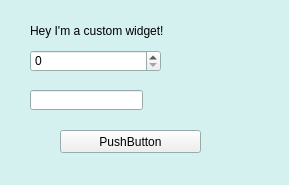
<?xml version="1.0" encoding="UTF-8"?>
<ui version="4.0">
 <class>MyCustomWidget</class>
 <widget class="QWidget" name="MyCustomWidget">
  <property name="geometry">
   <rect>
    <x>0</x>
    <y>0</y>
    <width>289</width>
    <height>185</height>
   </rect>
  </property>
  <property name="palette">
   <palette>
    <active>
     <colorrole role="Base">
      <brush brushstyle="SolidPattern">
       <color alpha="255">
        <red>255</red>
        <green>255</green>
        <blue>255</blue>
       </color>
      </brush>
     </colorrole>
     <colorrole role="Window">
      <brush brushstyle="SolidPattern">
       <color alpha="255">
        <red>212</red>
        <green>240</green>
        <blue>239</blue>
       </color>
      </brush>
     </colorrole>
    </active>
    <inactive>
     <colorrole role="Base">
      <brush brushstyle="SolidPattern">
       <color alpha="255">
        <red>255</red>
        <green>255</green>
        <blue>255</blue>
       </color>
      </brush>
     </colorrole>
     <colorrole role="Window">
      <brush brushstyle="SolidPattern">
       <color alpha="255">
        <red>212</red>
        <green>240</green>
        <blue>239</blue>
       </color>
      </brush>
     </colorrole>
    </inactive>
    <disabled>
     <colorrole role="Base">
      <brush brushstyle="SolidPattern">
       <color alpha="255">
        <red>212</red>
        <green>240</green>
        <blue>239</blue>
       </color>
      </brush>
     </colorrole>
     <colorrole role="Window">
      <brush brushstyle="SolidPattern">
       <color alpha="255">
        <red>212</red>
        <green>240</green>
        <blue>239</blue>
       </color>
      </brush>
     </colorrole>
    </disabled>
   </palette>
  </property>
  <property name="windowTitle">
   <string>Form</string>
  </property>
  <widget class="QLabel" name="label">
   <property name="geometry">
    <rect>
     <x>30</x>
     <y>20</y>
     <width>331</width>
     <height>21</height>
    </rect>
   </property>
   <property name="text">
    <string>Hey I'm a custom widget!</string>
   </property>
  </widget>
  <widget class="QSpinBox" name="spinBox">
   <property name="geometry">
    <rect>
     <x>30</x>
     <y>50</y>
     <width>131</width>
     <height>22</height>
    </rect>
   </property>
  </widget>
  <widget class="QLineEdit" name="lineEdit">
   <property name="geometry">
    <rect>
     <x>30</x>
     <y>90</y>
     <width>113</width>
     <height>20</height>
    </rect>
   </property>
  </widget>
  <widget class="QPushButton" name="pushButton">
   <property name="geometry">
    <rect>
     <x>60</x>
     <y>130</y>
     <width>141</width>
     <height>23</height>
    </rect>
   </property>
   <property name="text">
    <string>PushButton</string>
   </property>
  </widget>
 </widget>
 <resources/>
 <connections/>
</ui>
